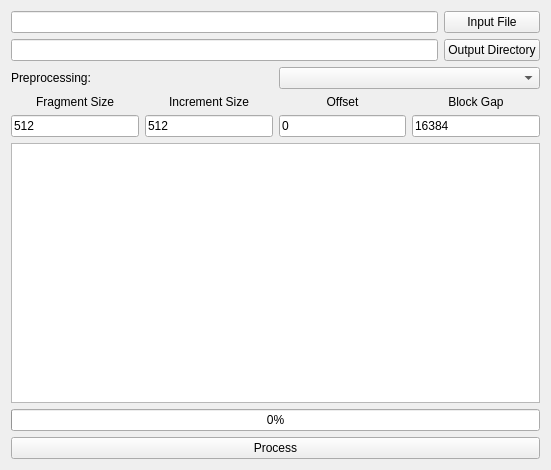
<?xml version="1.0" encoding="UTF-8"?>
<ui version="4.0">
 <class>Form</class>
 <widget class="QWidget" name="Form">
  <property name="geometry">
   <rect>
    <x>0</x>
    <y>0</y>
    <width>551</width>
    <height>470</height>
   </rect>
  </property>
  <property name="windowTitle">
   <string>Form</string>
  </property>
  <layout class="QVBoxLayout" name="verticalLayout">
   <item>
    <layout class="QGridLayout" name="gridLayout_2">
     <item row="0" column="0">
      <widget class="QLineEdit" name="inputFile"/>
     </item>
     <item row="0" column="1">
      <widget class="QPushButton" name="pushButton">
       <property name="text">
        <string>Input File</string>
       </property>
      </widget>
     </item>
     <item row="1" column="1">
      <widget class="QPushButton" name="pushButton_2">
       <property name="text">
        <string>Output Directory</string>
       </property>
      </widget>
     </item>
     <item row="1" column="0">
      <widget class="QLineEdit" name="outputdir"/>
     </item>
    </layout>
   </item>
   <item>
    <layout class="QHBoxLayout" name="horizontalLayout">
     <item>
      <widget class="QLabel" name="label_5">
       <property name="text">
        <string>Preprocessing: </string>
       </property>
      </widget>
     </item>
     <item>
      <widget class="QComboBox" name="comboBox"/>
     </item>
    </layout>
   </item>
   <item>
    <layout class="QGridLayout" name="gridLayout">
     <item row="1" column="0">
      <widget class="QLineEdit" name="fragmentSize">
       <property name="text">
        <string>512</string>
       </property>
      </widget>
     </item>
     <item row="0" column="1">
      <widget class="QLabel" name="label_2">
       <property name="text">
        <string>Increment Size</string>
       </property>
       <property name="alignment">
        <set>Qt::AlignCenter</set>
       </property>
      </widget>
     </item>
     <item row="1" column="1">
      <widget class="QLineEdit" name="incrementSize">
       <property name="text">
        <string>512</string>
       </property>
      </widget>
     </item>
     <item row="0" column="2">
      <widget class="QLabel" name="label_3">
       <property name="text">
        <string>Offset</string>
       </property>
       <property name="alignment">
        <set>Qt::AlignCenter</set>
       </property>
      </widget>
     </item>
     <item row="1" column="2">
      <widget class="QLineEdit" name="offset">
       <property name="text">
        <string>0</string>
       </property>
      </widget>
     </item>
     <item row="1" column="3">
      <widget class="QLineEdit" name="blockgap">
       <property name="text">
        <string>16384</string>
       </property>
      </widget>
     </item>
     <item row="0" column="3">
      <widget class="QLabel" name="label_4">
       <property name="text">
        <string>Block Gap</string>
       </property>
       <property name="alignment">
        <set>Qt::AlignCenter</set>
       </property>
      </widget>
     </item>
     <item row="0" column="0">
      <widget class="QLabel" name="label">
       <property name="text">
        <string>Fragment Size</string>
       </property>
       <property name="alignment">
        <set>Qt::AlignCenter</set>
       </property>
      </widget>
     </item>
    </layout>
   </item>
   <item>
    <widget class="QListWidget" name="resultList"/>
   </item>
   <item>
    <widget class="QProgressBar" name="progressBar">
     <property name="value">
      <number>0</number>
     </property>
    </widget>
   </item>
   <item>
    <widget class="QPushButton" name="processButton">
     <property name="text">
      <string>Process</string>
     </property>
    </widget>
   </item>
  </layout>
 </widget>
 <resources/>
 <connections/>
</ui>
